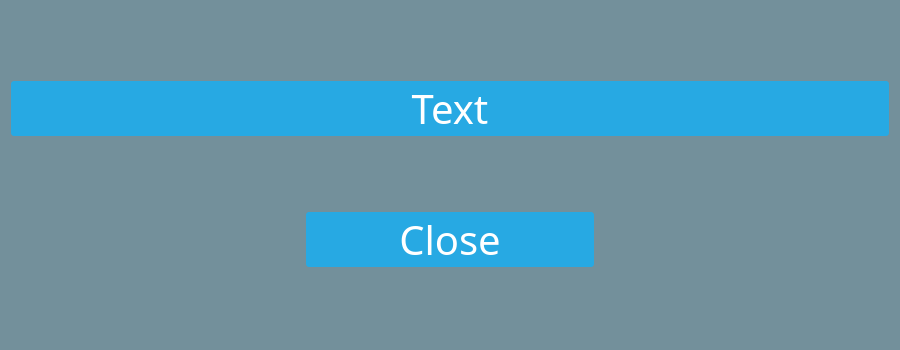
<?xml version="1.0" encoding="UTF-8"?>
<ui version="4.0">
 <class>ResetOriginDialog</class>
 <widget class="QDialog" name="ResetOriginDialog">
  <property name="geometry">
   <rect>
    <x>0</x>
    <y>0</y>
    <width>900</width>
    <height>350</height>
   </rect>
  </property>
  <property name="windowTitle">
   <string/>
  </property>
  <property name="styleSheet">
   <string notr="true">QPushButton, QComboBox
{
	color: white;
	background-color: #27a9e3;
	border-width: 0px;
	border-radius: 3px;
}

QPushButton:pressed{ background-color: #66c011; }

QPushButton:disabled, QComboBox:disabled { background-color:rgb(114,200,237); }

QDialog
{
	background:  rgba(32, 80, 96, 100);
	color: white;
}</string>
  </property>
  <layout class="QGridLayout" name="gridLayout" rowstretch="2,0,0">
   <item row="1" column="0" colspan="3">
    <widget class="QPushButton" name="poseUpdateBtn">
     <property name="baseSize">
      <size>
       <width>0</width>
       <height>50</height>
      </size>
     </property>
     <property name="font">
      <font>
       <family>微軟正黑體</family>
       <pointsize>30</pointsize>
      </font>
     </property>
     <property name="text">
      <string>Text</string>
     </property>
    </widget>
   </item>
   <item row="2" column="1">
    <widget class="QPushButton" name="closeBtn">
     <property name="baseSize">
      <size>
       <width>0</width>
       <height>50</height>
      </size>
     </property>
     <property name="font">
      <font>
       <family>微軟正黑體</family>
       <pointsize>30</pointsize>
      </font>
     </property>
     <property name="text">
      <string>Close</string>
     </property>
    </widget>
   </item>
   <item row="0" column="0" colspan="3">
    <layout class="QGridLayout" name="originLayout"/>
   </item>
  </layout>
 </widget>
 <resources/>
 <connections/>
</ui>
